Frame 1 (no input): blank canvas, image omitted
Frame 60 (no input): blank canvas, image omitted
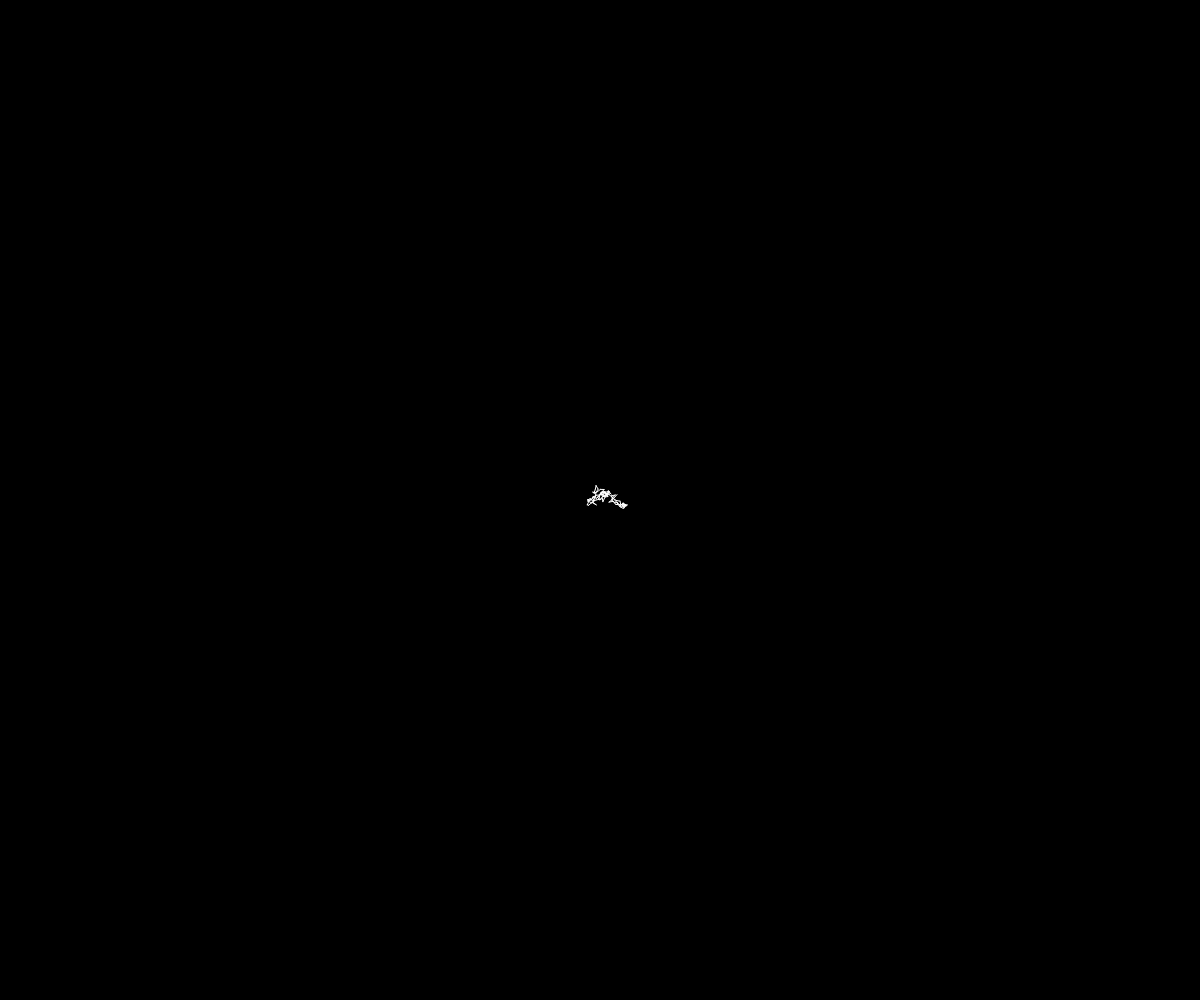
Frame 120 (the mouse pressed at the canvas centre since frame 60)

The p5.js sketch whose frames 1 and 60 were blank and that drew this single picture after the mouse press (run headless with seeded random() and noise() and a simulated clock; from frame 60 on, the mouse is pressed at the canvas centre):

// p5.js sketch
// ── sketch.js
/* Mimi Yin, NYU-ITP
Random pathways.
*/

var x, y;
var px, py;

function setup() {
  createCanvas(windowWidth, windowHeight);
  x = width/2;
  y = height/2;
  px = x;
  py = y;
  noStroke();
  background(0);
}

function draw() {
  //background(0);

  //Move
	x += random(-4,4);
	y += random(-4,4);;

  // Draw a line from the previous loc to this loc
  stroke(255);
  line(px, py, x, y);

  // Remember current location for next frame
  px = x;
  py = y;

}
